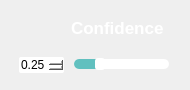
                  <widget class="QFrame" name="Conf_QF">
                   <property name="minimumSize">
                    <size>
                     <width>190</width>
                     <height>90</height>
                    </size>
                   </property>
                   <property name="maximumSize">
                    <size>
                     <width>190</width>
                     <height>90</height>
                    </size>
                   </property>
                   <property name="styleSheet">
                    <string notr="true">QFrame#Conf_QF{
border:2px solid rgb(255, 255, 255);
border-radius:15px;
}</string>
                   </property>
                   <layout class="QVBoxLayout" name="verticalLayout_18">
                    <item>
                     <widget class="QPushButton" name="ToggleBotton_3">
                      <property name="sizePolicy">
                       <sizepolicy hsizetype="Expanding" vsizetype="Fixed">
                        <horstretch>0</horstretch>
                        <verstretch>0</verstretch>
                       </sizepolicy>
                      </property>
                      <property name="minimumSize">
                       <size>
                        <width>0</width>
                        <height>30</height>
                       </size>
                      </property>
                      <property name="maximumSize">
                       <size>
                        <width>16777215</width>
                        <height>30</height>
                       </size>
                      </property>
                      <property name="font">
                       <font>
                        <family>Segoe UI</family>
                        <pointsize>13</pointsize>
                        <italic>false</italic>
                        <bold>true</bold>
                       </font>
                      </property>
                      <property name="cursor">
                       <cursorShape>ArrowCursor</cursorShape>
                      </property>
                      <property name="mouseTracking">
                       <bool>true</bool>
                      </property>
                      <property name="focusPolicy">
                       <enum>Qt::StrongFocus</enum>
                      </property>
                      <property name="contextMenuPolicy">
                       <enum>Qt::DefaultContextMenu</enum>
                      </property>
                      <property name="layoutDirection">
                       <enum>Qt::LeftToRight</enum>
                      </property>
                      <property name="autoFillBackground">
                       <bool>false</bool>
                      </property>
                      <property name="styleSheet">
                       <string notr="true">QPushButton{
background-image: url(:/all/img/conf.png);
background-repeat: no-repeat;
background-position: left center;
border: none;
border-left: 20px solid transparent;

text-align: left;
padding-left: 40px;
padding-bottom: 4px;
color: rgb(255, 255, 255);
font: 600 12pt &quot;Segoe UI&quot;;
}</string>
                      </property>
                      <property name="text">
                      <string>Confidence</string>
                      </property>
                      <!-- <property name="icon">
                       <iconset theme="zoom-out">
                        <normaloff>.</normaloff>.</iconset>
                      </property> -->
                      <property name="autoDefault">
                       <bool>false</bool>
                      </property>
                      <property name="default">
                       <bool>false</bool>
                      </property>
                      <property name="flat">
                       <bool>false</bool>
                      </property>
                     </widget>
                    </item>
                    <item>
                     <widget class="QFrame" name="frame">
                      <property name="sizePolicy">
                       <sizepolicy hsizetype="Preferred" vsizetype="Preferred">
                        <horstretch>0</horstretch>
                        <verstretch>0</verstretch>
                       </sizepolicy>
                      </property>
                      <property name="minimumSize">
                       <size>
                        <width>0</width>
                        <height>20</height>
                       </size>
                      </property>
                      <property name="maximumSize">
                       <size>
                        <width>16777215</width>
                        <height>20</height>
                       </size>
                      </property>
                      <layout class="QHBoxLayout" name="horizontalLayout_11">
                       <property name="spacing">
                        <number>10</number>
                       </property>
                       <property name="leftMargin">
                        <number>8</number>
                       </property>
                       <property name="topMargin">
                        <number>0</number>
                       </property>
                       <property name="rightMargin">
                        <number>10</number>
                       </property>
                       <property name="bottomMargin">
                        <number>0</number>
                       </property>
                       <item>
                        <widget class="QDoubleSpinBox" name="conf_spinbox">
                         <property name="cursor">
                          <cursorShape>PointingHandCursor</cursorShape>
                         </property>
                         <property name="styleSheet">
                          <string notr="true">QDoubleSpinBox {
border: 0px solid lightgray;
border-radius: 2px;
background-color: rgb(255,255,255);
font: 600 10pt &quot;Segoe UI&quot;;
}
        
QDoubleSpinBox::up-button {
width: 10px;
height: 10px;
margin: 0px 3px 0px 0px;
border-image: url(:/all/img/box_up.png);
}
QDoubleSpinBox::up-button:pressed {
margin-top: 1px;
}
            
QDoubleSpinBox::down-button {
width: 10px;
height: 10px;
margin: 0px 3px 0px 0px;
border-image: url(:/all/img/box_down.png);
}
QDoubleSpinBox::down-button:pressed {
margin-bottom: 1px;
}</string>
                         </property>
                         <property name="minimum">
                          <double>0.010000000000000</double>
                         </property>
                         <property name="maximum">
                          <double>1.000000000000000</double>
                         </property>
                         <property name="singleStep">
                          <double>0.050000000000000</double>
                         </property>
                         <property name="value">
                          <double>0.250000000000000</double>
                         </property>
                        </widget>
                       </item>
                       <item>
                        <widget class="QSlider" name="conf_slider">
                         <property name="cursor">
                          <cursorShape>PointingHandCursor</cursorShape>
                         </property>
                         <property name="styleSheet">
                          <string notr="true">QSlider::groove:horizontal {
border: none;
height: 10px;
background-color: rgb(255,255,255);
border-radius: 5px;
}

QSlider::handle:horizontal {
width: 10px;
margin: -1px 0px -1px 0px;
border-radius: 3px;
background-color: white;
}

QSlider::sub-page:horizontal {
background-color: rgb(97, 192, 191);
border-radius: 5px;
}</string>
                         </property>
                         <property name="minimum">
                          <number>1</number>
                         </property>
                         <property name="maximum">
                          <number>100</number>
                         </property>
                         <property name="value">
                          <number>25</number>
                         </property>
                         <property name="orientation">
                          <enum>Qt::Horizontal</enum>
                         </property>
                        </widget>
                       </item>
                      </layout>
                     </widget>
                    </item>
                   </layout>
                  </widget>
